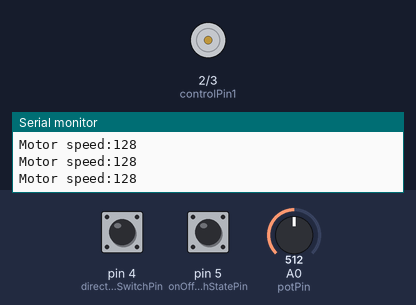
Simulated run of this program. Board: Arduino Uno, built with avr-gcc and run on an emulated ATmega328P. On the bench: motor-driver pin pairs drawn as motors (green arrow = first pin HIGH = forward, orange = second pin HIGH = backward, longer = more drive, scaled by the enable pin), the last lines printed to the serial monitor. The test bench sets the inputs (shaded band); at power-on: pin 4 (directionSwitchPin) LOW, pin 5 (onOffSwitchStatePin) LOW, A0 (potPin) = 512.

Above: at 1.2 s.
1.3 s: pin 4 (directionSwitchPin) pulled HIGH for 0.15 s
2.9 s: pin 5 (onOffSwitchStatePin) pulled HIGH for 0.15 s
At 3.3 s:
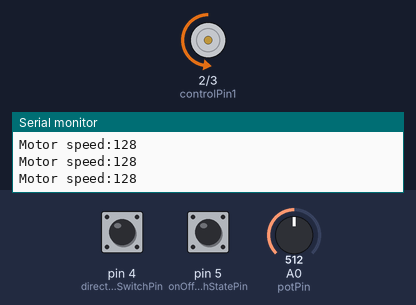
4.5 s: A0 (potPin) set to 716
At 4.8 s:
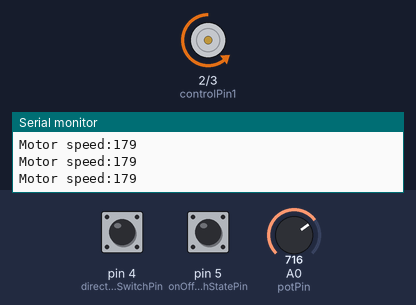
6.0 s: A0 (potPin) set to 122
At 7.2 s:
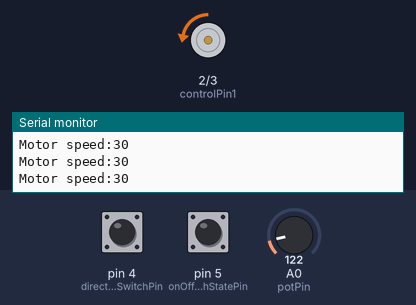
7.5 s: A0 (potPin) set to 900
At 8.3 s:
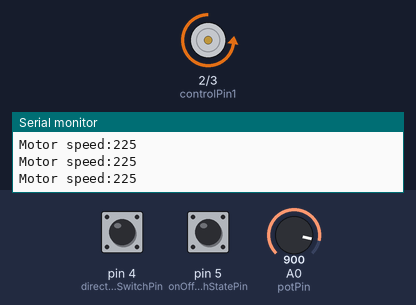
9.0 s: pin 4 (directionSwitchPin) pulled HIGH for 1 s
At 9.6 s:
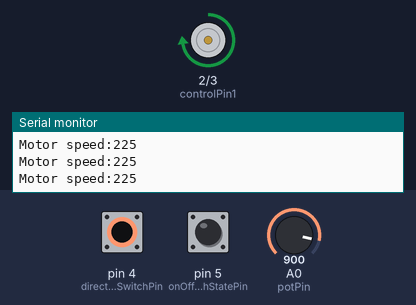
Timing chart, 0 to 12.0 s (numbered marks = the images above; inputs shaded):
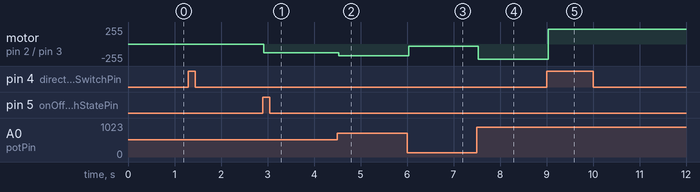

The program:

main.cpp
```cpp
#include <Arduino.h>

// motor + goes to pin 6 on the L293D (output 2)
// motor - goes to pin 3 on the L293D (output 1)

const int controlPin1 = 2; // pin 2 connects to pin 7 on the L293D (input 2)
const int controlPin2 = 3; // pin 3 connects to pin 2 on the L293D (input 1)
const int enablePin = 9;
const int directionSwitchPin = 4;
const int onOffSwitchStatePin = 5;
const int potPin = A0;

int onOffSwitchState = 0;
int previousOnOffSwitchState = 0;
int directionSwitchState = 0;
int previousDirectionSwitchState = 0;

int motorEnabled = 0;
int motorSpeed = 0;
int motorDirection = 1;

void setup() {
  // configure pin modes
  pinMode(controlPin1, OUTPUT);
  pinMode(controlPin2, OUTPUT);

  pinMode(directionSwitchPin, INPUT);
  pinMode(onOffSwitchStatePin, INPUT);

  pinMode(enablePin, OUTPUT);

  digitalWrite(enablePin, LOW);

  Serial.begin(9600);
}

void loop() {
  onOffSwitchState = digitalRead(onOffSwitchStatePin);
  delay(1);
  directionSwitchState = digitalRead(directionSwitchPin);
  motorSpeed = analogRead(potPin) / 4;
  Serial.println("Motor speed:" + String(motorSpeed));

  if (onOffSwitchState != previousOnOffSwitchState && onOffSwitchState == HIGH) {
    motorEnabled = !motorEnabled;
  }

  if (directionSwitchState != previousDirectionSwitchState && directionSwitchState == HIGH) {
    motorDirection = !motorDirection;
  }

  if (motorDirection == 1) {
    digitalWrite(controlPin1, HIGH);
    digitalWrite(controlPin2, LOW);
  } else {
    digitalWrite(controlPin1, LOW);
    digitalWrite(controlPin2, HIGH);
  }

  if (motorEnabled == 1) {
    analogWrite(enablePin, motorSpeed);
  } else {
    analogWrite(enablePin, 0);
  }

  previousDirectionSwitchState = directionSwitchState;
  previousOnOffSwitchState = onOffSwitchState;
}
```

Measured:
- after the input at 2.9 s, motor on pin 2 (controlPin1) / pin 3 (controlPin2): stopped → backward 128/255 at once
- after the input at 4.5 s, motor on pin 2 (controlPin1) / pin 3 (controlPin2): backward 128/255 → backward 179/255 at once
- after the input at 6.0 s, motor on pin 2 (controlPin1) / pin 3 (controlPin2): backward 179/255 → backward 30/255 at once
- after the input at 7.5 s, motor on pin 2 (controlPin1) / pin 3 (controlPin2): backward 30/255 → backward 225/255 at once
- after the input at 9.0 s, motor on pin 2 (controlPin1) / pin 3 (controlPin2): backward 225/255 → forward 225/255 at once
